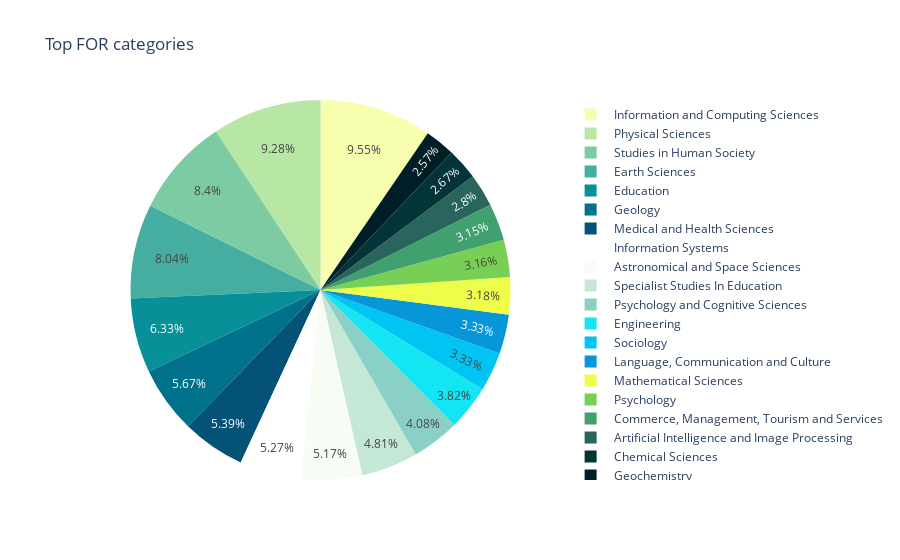

Write notebook code for a chart like this one.
### Markdown cell above
Let's view the top categories using a pie chart.

### Code cell
categories = pubs_categories.drop_duplicates(subset="category_for_name").sort_values("count_pubs", ascending=False)[['category_for_name', 'count_pubs']]

px.pie(categories[:20], 
       names="category_for_name", # the dimension for the slices
       values="count_pubs",  # the metric
       color_discrete_sequence=px.colors.sequential.Bluyl,
       title=f"Top FOR categories")

### Figure 1 — Plotly figure (JSON) as saved in the notebook; plotly's stock layout.template omitted (floating-point values rounded to 4 significant figures)
{"data": [{"domain": {"x": [0, 1], "y": [0, 1]}, "hovertemplate": "category_for_name=%{label}<br>count_pubs=%{value}<extra></extra>", "labels": [" Information and Computing Sciences", " Physical Sciences", " Studies in Human Society", " Earth Sciences", " Education", " Geology", " Medical and Health Sciences", " Information Systems", " Astronomical and Space Sciences", " Specialist Studies In Education", " Psychology and Cognitive Sciences", " Engineering", " Sociology", " Language, Communication and Culture", " Mathematical Sciences", " Psychology", " Commerce, Management, Tourism and Services", " Artificial Intelligence and Image Processing", " Chemical Sciences", " Geochemistry"], "legendgroup": "", "name": "", "showlegend": true, "type": "pie", "values": [1254, 1218, 1103, 1055, 831, 744, 707, 692, 679, 632, 535, 501, 437, 437, 418, 415, 414, 367, 351, 337]}], "layout": {"autosize": true, "legend": {"tracegroupgap": 0}, "piecolorway": ["rgb(247, 254, 174)", "rgb(183, 230, 165)", "rgb(124, 203, 162)", "rgb(70, 174, 160)", "rgb(8, 144, 153)", "rgb(0, 113, 139)", "rgb(4, 82, 117)"], "title": {"text": "Top FOR categories"}}}
